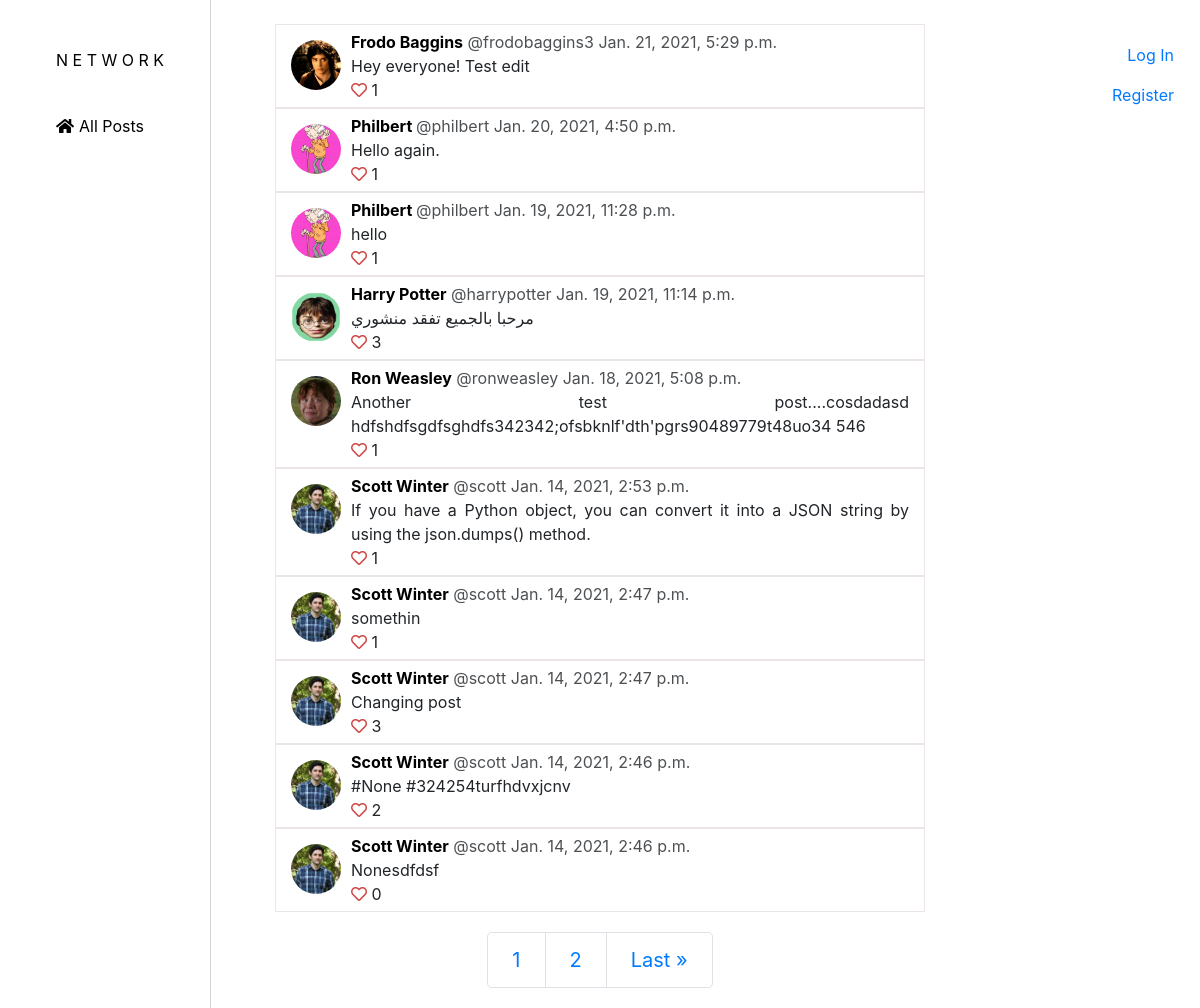
The page / on the database its author committed.
### network/models.py (models this page shows, shortened)
class Post(models.Model):
    user = models.ForeignKey(User, on_delete=models.CASCADE, related_name="post_user", default=1)
    content = models.TextField(max_length=450)
    likes = models.ManyToManyField(User, blank=True)
    timestamp = models.DateTimeField(auto_now_add=True)

class User(AbstractUser):
    pass

### network/views.py (the view)
# urls.py: path("", views.index, name="index"),
def index(request):
    posts = Post.objects.order_by('-timestamp').all()
    user_profiles = UserProfile.objects.all()
    user_profile_dict = profile_pictures(user_profiles)
    page_obj = paginate(posts, 10, request)
    return render(request, "network/index.html", {
        "posts": posts,
        "user_profile_dict": user_profile_dict,
        'page_obj': page_obj
    })

### network/views.py (called while the page is built)
def profile_pictures(profile_list):
    user_profile_dict = {}
    for profile in profile_list:
        user = profile.user.username
        profile_picture = profile.profile_picture.url
        user_profile_dict.update({user: profile_picture})
    return user_profile_dict

def paginate(posts_list, total_posts, request):
    paginator = Paginator(posts_list, total_posts)
    page_number = request.GET.get('page')
    page_obj = paginator.get_page(page_number)
    return page_obj

### network/templates/network/index.html (shortened to what this page needs)
{% extends "network/layout.html" %}
{% load static %}
{% block body %}
    {% if request.user.is_authenticated %}
    <div class="new-post-outer">
        <div class="new-post-inner">
            <form action="{% url 'new_post' %}" class="new-post" method="POST">
                {% csrf_token %}
                <textarea name="content" placeholder="What's happening?" required></textarea>
                <input type="submit" value="Post">
            </form>
        </div>
    </div>
    {% else %}
        <p class="sign-in-prompt"><a href="{% url 'login' %}">Sign in</a> to post.</p>
    {% endif %}
    {% for post in page_obj %}
        <div class="post-outer">
            <div class="post-inner" id="post-inner-{{post.id}}">
                {% for key, value in user_profile_dict.items %}
                    {% if post.user.username == key %}
                    <div class="post-pic" id="post-pic-{{post.id}}">
                        <img src="{{ value }}">
                    </div>
                    {% endif %}
                {% endfor %}
                <div class="post-second-section">
                    <div class="post-top" id="post-top-{{post.id}}">
                        <a id="name-{{post.id}}" class="name" href="{% url 'profile' post.user.id %}">{{post.user.first_name}} {{post.user.last_name}}</a>
                        <p class="username">@{{post.user}}</p>
                        <p data-id="timestamp-{{post.id}}" id="timestamp">{{post.timestamp}}</p>
                    </div>
                    <div class="post-middle">
                        <p id="content-{{post.id}}" name="content">{{post.content}}</p>
                    </div>
                    <div class="post-bottom">
                        {% if not request.user.is_authenticated %}
                            <i data-id="{{post.id}}" id="like-button" class="far fa-heart"></i>
                        {% else %}
                            <i data-id="{{post.id}}" id="like-button"></i>
                        {% endif %}
                        <p class="likes-count" id="likes-count-{{post.id}}">{{post.likes.count}}</p>
                    </div>
                </div>
            </div>
        </div>
    {% endfor %}
    {% if page_obj|length < 10 and page_obj.number == 1 %}
    {% else %}
    <nav aria-label="..." class="pagination">
        <ul class="pagination pagination-lg">
          <li class="page-item">
            <a class="page-link" href="?page={{ page_obj.page_number }}" tabindex="-1">{{ page_obj.number }}</a>
          </li>
          {% if page_obj.has_next %}
            <li class="page-item">
                <a class="page-link" href="?page={{ page_obj.next_page_number }}">{{ page_obj.next_page_number }}</a>
            </li>
            <li class="page-item">
                <a class="page-link" href="?page={{ page_obj.paginator.num_pages }}">Last &raquo;</a>
            </li>
            {% endif %}
        </ul>
    </nav>
    {% endif %}
{% endblock %}

### network/static/network/styles.css (style rules this page uses)
.follow-title, .sign-in-prompt { text-align: center; }
.pagination { text-align: center; margin:0 auto; margin-top: 10px; margin-bottom: 10px; }
.post-outer { text-align: center; margin:0 auto; border: 1px solid rgb(235, 229, 229); width: 650px; }
.post-inner { text-align: justify; display: flex; padding: 5px; }
.post-pic { float: left; padding: 10px; }
.post-pic img { height: 50px; width: 50px; border-radius: 50%; object-fit: cover; }
.post-top p { text-align: left; }
.name { font-weight: bold; color: black; }
.username { opacity: .8; }
#timestamp { opacity: .8; }
.post-middle { margin-right: 10px; }
.post-middle p { margin-top: 10px; margin-bottom: 10px; overflow-wrap: break-word; }
.post-bottom i, p { display:inline; }
#like-button { color: rgb(209, 69, 69); cursor: pointer; }

### rows shown on the page
Post: user.first_name "Frodo", user.last_name "Baggins", user "frodobaggins3", timestamp "Jan. 21, 2021, 5:29 p.m.", content "Hey everyone! Test edit", likes.count "1"
Post: user.first_name "Philbert", user "philbert", timestamp "Jan. 20, 2021, 4:50 p.m.", content "Hello again.", likes.count "1"
Post: user.first_name "Philbert", user "philbert", timestamp "Jan. 19, 2021, 11:28 p.m.", content "hello", likes.count "1"
Post: user.first_name "Harry", user.last_name "Potter", user "harrypotter", timestamp "Jan. 19, 2021, 11:14 p.m.", content "مرحبا بالجميع تفقد منشوري", likes.count "3"
Post: user.first_name "Ron", user.last_name "Weasley", user "ronweasley", timestamp "Jan. 18, 2021, 5:08 p.m.", content "Another test post....cosdadasd hdfshdfsgdfsghdfs342342;ofsbknlf'dth'pgrs90489779t48uo34 546", likes.count "1"
Post: user.first_name "Scott", user.last_name "Winter", user "scott", timestamp "Jan. 14, 2021, 2:53 p.m.", content "If you have a Python object, you can convert it into a JSON string by using the json.dumps() method.", likes.count "1"
Post: user.first_name "Scott", user.last_name "Winter", user "scott", timestamp "Jan. 14, 2021, 2:47 p.m.", content "somethin", likes.count "1"
Post: user.first_name "Scott", user.last_name "Winter", user "scott", timestamp "Jan. 14, 2021, 2:47 p.m.", content "Changing post", likes.count "3"
Post: user.first_name "Scott", user.last_name "Winter", user "scott", timestamp "Jan. 14, 2021, 2:46 p.m.", content "#None #324254turfhdvxjcnv", likes.count "2"
Post: user.first_name "Scott", user.last_name "Winter", user "scott", timestamp "Jan. 14, 2021, 2:46 p.m.", content "Nonesdfdsf", likes.count "0"

### other values the page prints
{{ page_obj.number }} "1"
{{ page_obj.next_page_number }} "2"
